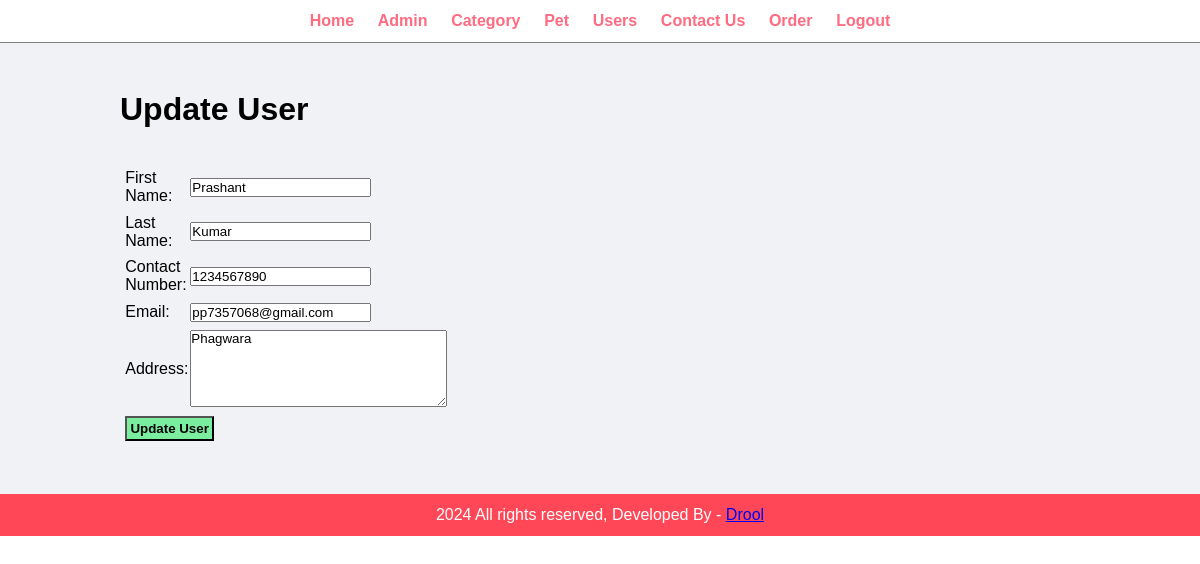
The app's page /admin/update-user.php?id=2 (signed in) with its own data.
### tables this page shows
CREATE TABLE `users` (
  `id` int(10) UNSIGNED NOT NULL,
  `first_name` varchar(25) NOT NULL,
  `last_name` varchar(25) NOT NULL,
  `contact_number` bigint(10) NOT NULL,
  `email` varchar(30) NOT NULL,
  `password` varchar(15) NOT NULL,
  `address` varchar(300) NOT NULL
);

### admin/update-user.php (the view, shortened to what this page needs)
<?php include('partials/menu.php'); ?>
<div class="main-content">
    <div class="wrapper">
        <h1>Update User</h1>
        <br><br>
        <?php
            if(isset($_GET['id'])) {
                $id = $_GET['id'];
                $sql = "SELECT * FROM users WHERE id=$id";
                $res = mysqli_query($conn, $sql);
                if($res == TRUE) {
                    $count = mysqli_num_rows($res);
                    if($count == 1) {
                        $row = mysqli_fetch_assoc($res);
                        $fname = $row['first_name'];
                        $lname = $row['last_name'];
                        $number = $row['contact_number'];
                        $email = $row['email'];
                        $address = $row['address'];
                    } else {
                        header('location:'.SITEURL.'admin/manage-user.php');
                    }
                }
            } else {
                header('location:'.SITEURL.'admin/manage-user.php');
            }
        ?>
        <form action="" method="POST">
            <table class="tbl-30">
                <tr>
                    <td>First Name: </td>
                    <td>
                        <input type="text" name="first_name" value="<?php echo $fname; ?>">
                    </td>
                </tr>
                <tr>
                    <td>Last Name: </td>
                    <td>
                        <input type="text" name="last_name" value="<?php echo $lname; ?>">
                    </td>
                </tr>
                <tr>
                    <td>Contact Number: </td>
                    <td>
                        <input type="text" name="contact_number" value="<?php echo $number; ?>">
                    </td>
                </tr>
                <tr>
                    <td>Email: </td>
                    <td>
                        <input type="email" name="email" value="<?php echo $email; ?>">
                    </td>
                </tr>
                <tr>
                    <td>Address: </td>
                    <td>
                        <textarea name="address" cols="30" rows="5"><?php echo $address; ?></textarea>
                    </td>
                </tr>
                <tr>
                    <td colspan="2">
                        <input type="submit" name="submit" value="Update User" class="btn-secondary">
                    </td>
                </tr>
            </table>
        </form>
    </div>
</div>
<?php include('partials/footer.php'); ?>

### css/admin.css (style rules this page uses)
* { margin: 0; padding: 0; font-family: Arial, Helvetica, sans-serif; }
.wrapper { padding: 1%; width: 80%; margin: 0 auto; }
.tbl-30 { width: 30%; }
table tr td { padding: 1%; }
.btn-secondary { background-color: #7bed9f; padding: 1%; color: black; text-decoration: none; font-weight: bold; }
.main-content { background-color: #f1f2f6; padding: 3% 0; }

### records on screen
users: first_name "Prashant", last_name "Kumar", contact_number "1234567890", email "pp7357068@gmail.com", address "Phagwara"
